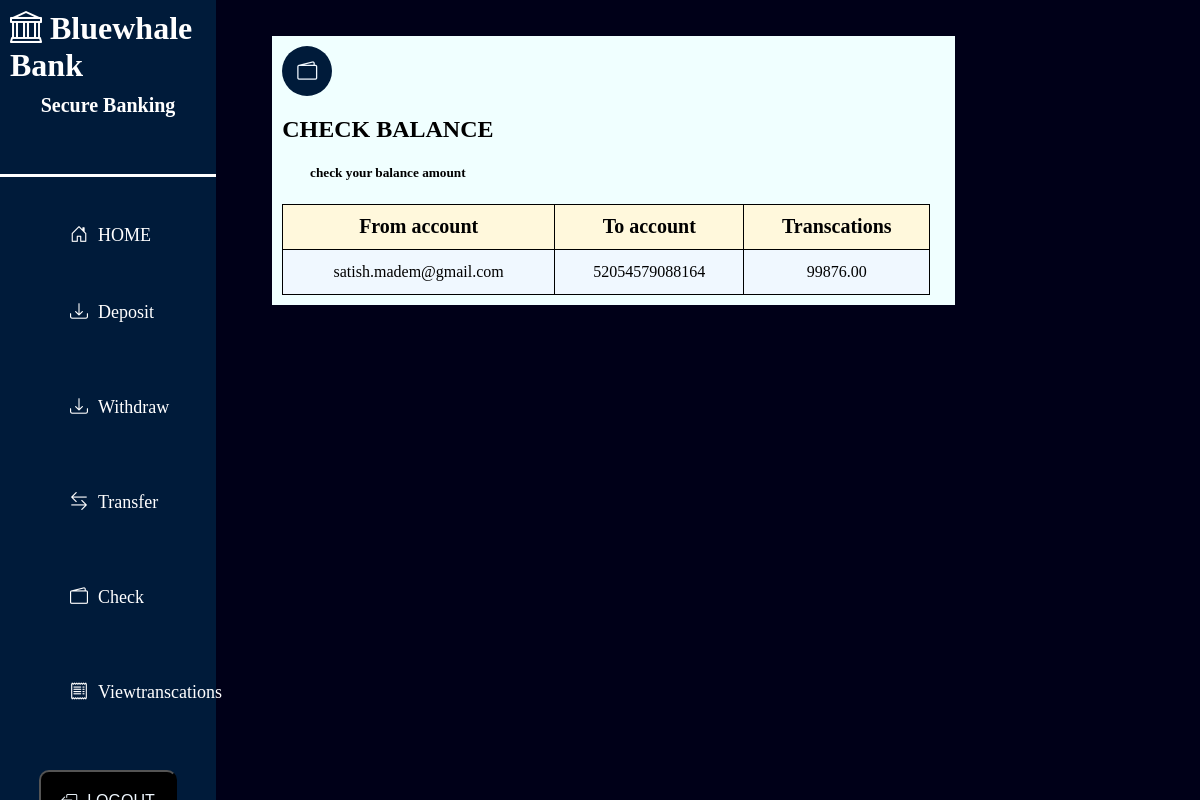
Screenshot of /check (signed in) with the database file from the repository.
### Bank/models.py (models this page shows)
class User_accounts(models.Model):
    account_number=models.CharField(max_length=14)
    user_id=models.ForeignKey(User,on_delete=models.DO_NOTHING)
    current_balance=models.DecimalField(max_digits=10,decimal_places=2, default=0.0)
    is_active=models.BooleanField(default=True)
    created_data=models.DateTimeField(auto_now=True)

### Bank/views.py (the view)
# urls.py: path('check',check),
@csrf_exempt
def check(request):
    if not request.user.is_authenticated:
        return redirect('login')
    if request.method=="GET":
        user_accounts=User_accounts.objects.filter(
            user_id=request.user
        )
    return render(request,'check.html',context={'details':user_accounts})

### templates/check.html (shortened to what this page needs)
<!DOCTYPE html>
<html lang="en">
<head>
    {% load static %}
    <link rel="stylesheet" href="{% static 'check.css' %}">
    <link rel="stylesheet" href="https://cdn.jsdelivr.net/npm/bootstrap-icons@1.13.1/font/bootstrap-icons.min.css">
</head>
<body>
    <div class="template-page">
        <div class="template">
            <i class="bi bi-bank"></i>
            <span>Bluewhale Bank</span>
            <h6 id="secure">Secure Banking</h6>
        </div>
        <ul>
            <li>
                <a href="http://127.0.0.1:8000/features">
                    <i class="bi bi-house-door"></i>
                    HOME
                </a>
            </li>
            <li>
                <a href="#">
                    <i class="bi bi-download"></i>
                    <p>Deposit</p>
                </a>
            </li>
            <li>
                <a href="#">
                    <i class="bi bi-download"></i>
                    <p>Withdraw</p>
                </a>
            </li>
            <li>
                <a href="#">
                    <i class="bi bi-arrow-left-right"></i>
                    <p>Transfer</p>
                </a>
            </li>
            <li>
                <a href="#">
                    <i class="bi bi-wallet2"></i>
                    <p>Check</p>
                </a>
            </li>
            <li>
                <a href="#">
                    <i class="bi bi-receipt"></i>
                    <p>Viewtranscations</p>
                </a>
            </li>
        </ul>
        <form method="post" action="{% url 'logout_here' %}">
            <div class="btn">
                <button type="submit" class="bi bi-box-arrow-left" id="btn">LOGOUT</button>
            </div>
        </form>
    </div>
    <div class="main">
        <div class="ckeck-balance">
            <div class="check-page">
                <div class="check">
                    <div class="ions">
                        <i class="bi bi-wallet2" id="download"></i>
                        <h2>CHECK BALANCE</h2>
                        <h5 id="your">check your balance amount</h5>
                    </div>
                </div>
                <div class="tables">
                    <table>
                        <tr>
                            <th>From account</th>
                            <th>To account</th>
                            <th>Transcations</th>
                        </tr>
                        {% for check in details %}
                        <tr>
                            <td>{{check.user_id}}</td>
                            <td>{{check.account_number}}</td>
                            <td>{{check.current_balance}}</td>
                        </tr>
                        {% endfor %}
                    </table>
                </div>
            </div>
        </div>
</body>
</html>

### static/check.css (style rules this page uses)
a { text-decoration: none; color: white; }
i { color: WHITE; }
.template-page { width: 18vw; height: 100vh; background-color:rgb(0, 27, 58) ; color: white; position: fixed; left: 0; top: 0; display: flex; flex-direction: column; }
.template { font-size: 32px; font-weight: bold; padding: 10px; border-bottom: 3px solid white; }
#secure { display: flex; justify-content: center; margin-top: 10px; font-size: 20px; font-weight: bold; }
ul { list-style: none; margin-top: 25px; }
ul li { margin: 8px 15px; }
ul li a { display: flex; align-items: center; gap: 10px; padding: 15px; border-radius: 10px; font-size: 18px; }
#btn { margin-top: auto; padding: 20px; font-size: 16px; display: flex; justify-content: center; background-color: black; color: aliceblue; gap: 10px; border-radius: 10px; cursor: pointer; }
.btn { display: flex; justify-content: center; margin-top: 5%; }
body { background-color: rgb(0, 0, 24); }
.ckeck-balance { background-color: azure; display: flex; margin-top: 3%; padding: 10px; width: 70%; }
.main { display: flex; justify-content: end; text-align: center; width: 80%; }
.check { display: flex; justify-content: left; }
#download { background-color: rgb(0, 27, 58) ; display: flex; justify-content: center; align-items: center; text-align: center; width: 50px; height: 50px; color: aliceblue; font-size: 20px; border-radius: 90%; }
table { border-collapse: collapse; width: 50%; }
th,td { border: 1px solid black; padding: 10px; text-align: center; height: 3vh; background-color: aliceblue; }
th { background-color:cornsilk; font-size: 20px; }
table { width: 54vw; }

### rows the page displays
User_accounts: user_id "satish.madem@gmail.com", account_number "52054579088164", current_balance "99876.00"
